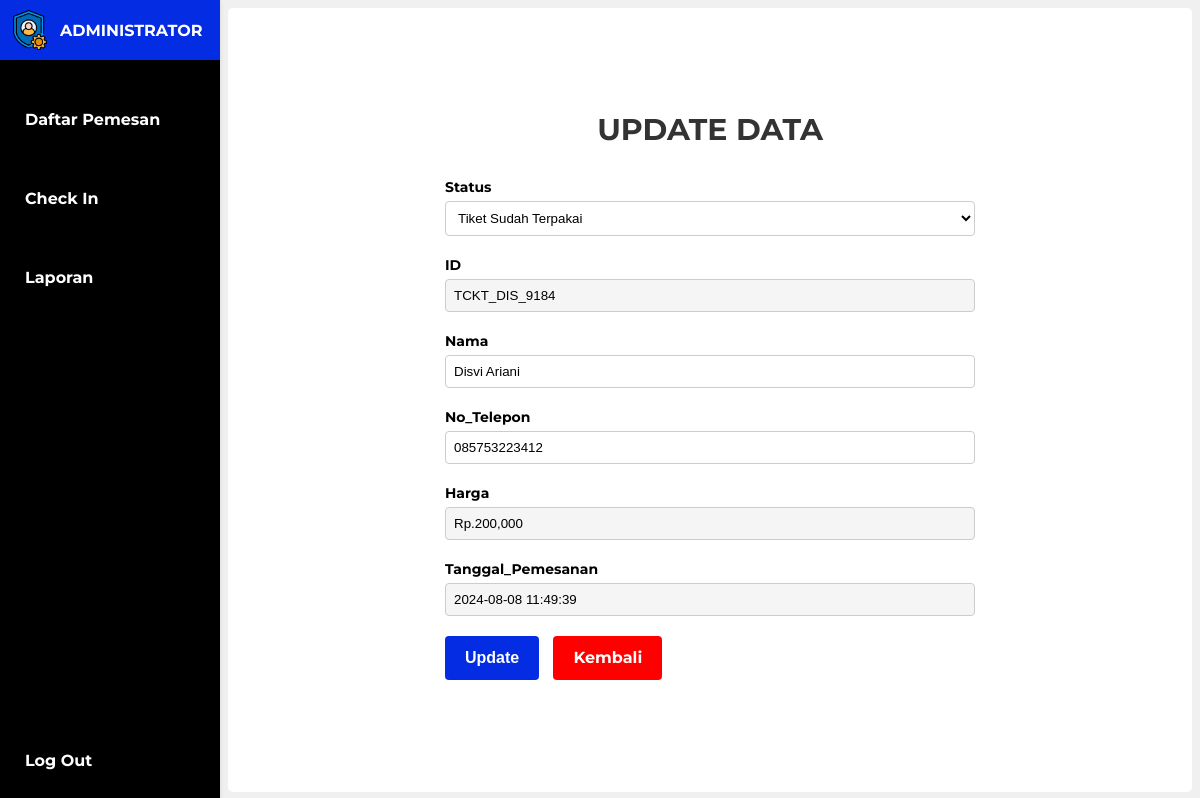
Page /edit_data.php?ID=TCKT_DIS_9184 on the committed database.
### tables this page shows
CREATE TABLE `pesantiket` (
  `Status` varchar(50) NOT NULL,
  `ID` varchar(20) NOT NULL,
  `Nama` varchar(100) NOT NULL,
  `No_Telepon` varchar(25) NOT NULL,
  `Harga` text NOT NULL,
  `Tanggal_Pemesanan` datetime NOT NULL
);

### edit_data.php (the view, shortened to what this page needs)
<?php
require_once('Connections/pesantiket.php');
if (!function_exists("GetSQLValueString")) {
    function GetSQLValueString($theValue, $theType, $theDefinedValue = "", $theNotDefinedValue = "") {
        global $pesantiket;
        $theValue = mysqli_real_escape_string($pesantiket, $theValue);
        switch ($theType) {
            case "text":
                $theValue = ($theValue != "") ? "'" . $theValue . "'" : "NULL";
                break;
        }
        return $theValue;
    }
}
$editFormAction = $_SERVER['PHP_SELF'];
if (isset($_SERVER['QUERY_STRING'])) {
    $editFormAction .= "?" . htmlentities($_SERVER['QUERY_STRING']);
}
$colname_edit_data = "-1";
if (isset($_GET['ID'])) {
    $colname_edit_data = $_GET['ID'];
}
$query_edit_data = sprintf("SELECT * FROM pesantiket WHERE ID = %s", GetSQLValueString($colname_edit_data, "text"));
$edit_data = mysqli_query($pesantiket, $query_edit_data) or die(mysqli_error($pesantiket));
$row_edit_data = mysqli_fetch_assoc($edit_data);
?>
<!DOCTYPE html>
<html lang="en">
<head>
</head>
<body>
<div class="container">
  <div class="header">
    <div class="header-content">
      <img src="bahan/account-security_11135274.png" width="40" height="auto" />
      <span class="header-title">ADMINISTRATOR</span>
    </div>
    <a href="home_admin.php">Daftar Pemesan</a>
    <a href="check-in.php">Check In</a>
    <a href="laporan.php">Laporan</a>
    <a href="<?php echo $logoutAction ?>" class="logout">Log Out</a>
  </div>
  <div class="content">
    <p class="title">UPDATE DATA</p>
    <form action="<?php echo $editFormAction; ?>" method="post" name="form2" id="form2">
        <table>
            <tr valign="baseline">
                <td>
                    <div class="form-group">
                        <label for="status">Status</label>
                        <select name="Status" id="status">
                            <option value="Tiket Sudah Terpakai" <?php if ($row_edit_data['Status'] == "Tiket Sudah Terpakai") echo "SELECTED"; ?>>Tiket Sudah Terpakai</option>
                        </select>
                    </div>
                </td>
            </tr>
            <tr valign="baseline">
                <td>
                    <div class="form-group">
                        <label for="id">ID</label>
                        <input name="ID" type="text" id="id" value="<?php echo $row_edit_data['ID']; ?>" readonly/>
                    </div>
                </td>
            </tr>
            <tr valign="baseline">
                <td>
                    <div class="form-group">
                        <label for="nama">Nama</label>
                        <input name="Nama" type="text" id="nama" value="<?php echo htmlentities($row_edit_data['Nama'], ENT_COMPAT, 'utf-8'); ?>" />
                    </div>
                </td>
            </tr>
            <tr valign="baseline">
                <td>
                    <div class="form-group">
                        <label for="no_telepon">No_Telepon</label>
                        <input name="No_Telepon" type="text" id="no_telepon" value="<?php echo htmlentities($row_edit_data['No_Telepon'], ENT_COMPAT, 'utf-8'); ?>" />
                    </div>
                </td>
            </tr>
            <tr valign="baseline">
                <td>
                    <div class="form-group">
                        <label for="harga">Harga</label>
                        <input name="Harga" type="text" id="harga" value="<?php echo htmlentities($row_edit_data['Harga'], ENT_COMPAT, 'utf-8'); ?>" readonly />
                    </div>
                </td>
            </tr>
            <tr valign="baseline">
                <td>
                    <div class="form-group">
                        <label for="tanggal_pemesanan">Tanggal_Pemesanan</label>
                        <input name="Tanggal_Pemesanan" type="text" id="tanggal_pemesanan" value="<?php echo htmlentities($row_edit_data['Tanggal_Pemesanan'], ENT_COMPAT, 'utf-8'); ?>" readonly />
                    </div>
                </td>
            </tr>
            <tr valign="baseline">
                <td>
                    <input type="submit" value="Update" />
                    <a href="home_admin.php" class="back-button">Kembali</a>
                </td>
            </tr>
        </table>
    </form>
</div>
</div>
</body>
</html>

### edit_data.php (style rules this page uses)
* { margin: 0; padding: 0; box-sizing: border-box; }
body, html { height: 100%; font-family: "Montserrat", sans-serif; background-color: #f0f0f0; }
.container { display: flex; height: 100vh; }
.header { background-color: #000; box-shadow: 0 1px 5px rgba(0, 0, 0, 0.1); width: 220px; flex-shrink: 0; display: flex; flex-direction: column; align-items: flex-start; }
.header-content { display: flex; align-items: center; margin-bottom: 20px; background-color: #042CE3; width: 100%; padding: 10px; box-sizing: border-box; }
.header img { margin-right: 10px; }
.header-title { font-size: 16px; font-weight: bold; color: #fff; }
.header a { display: block; text-decoration: none; font-weight: bold; color: #fff; margin: 20px 15px; padding: 10px; border-radius: 5px; transition: background-color 0.3s ease, color 0.3s ease; }
.logout { position: absolute; bottom: 0; }
.content { flex: 1; display: flex; flex-direction: column; align-items: center; justify-content: center; background-color:#FFFFFF; border-radius:5px; margin:8px; }
.title { font-size: 30px; font-weight: bold; margin-bottom: 20px; color: #333; }
form { max-width: 550px; width: 100%; color: black; }
form table { width: 100%; border-collapse: collapse; }
form td { padding: 10px; vertical-align: top; }
form .form-group { display: flex; flex-direction: column; }
form .form-group label { margin-bottom: 5px; font-size:14px; font-weight: bold; }
form .form-group input, form .form-group select { padding: 8px; border: 1px solid #ccc; border-radius: 4px; background-color: #fff; color: #000; }
form .form-group input[readonly] { background-color: #f5f5f5; }
form input[type="submit"], form .back-button { background-color: #042CE3; color: white; padding: 10px 20px; border: none; border-radius: 4px; cursor: pointer; font-weight: bold; text-align: center; font-size: 16px; line-height: 1.5; display: inline-block; margin-right:10px; width: auto; height: auto; text-decoration:none; }
form .back-button { background-color:#FF0000; }

### rows in the picture
pesantiket: ID "TCKT_DIS_9184", Nama "Disvi Ariani", No_Telepon "085753223412", Harga "Rp.200,000", Tanggal_Pemesanan "2024-08-08 11:49:39"
